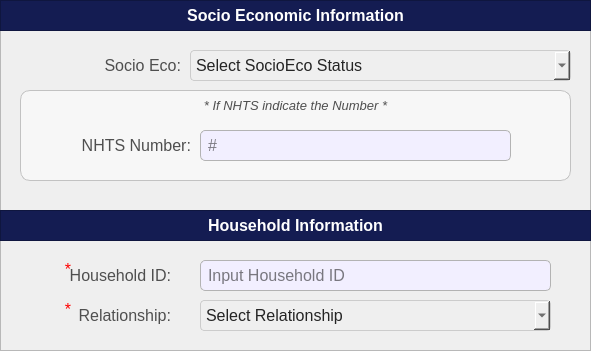
  <widget class="QFrame" name="basePopUpBodyFrame_2">
   <property name="geometry">
    <rect>
     <x>20</x>
     <y>60</y>
     <width>591</width>
     <height>351</height>
    </rect>
   </property>
   <property name="styleSheet">
    <string notr="true">#basePopUpBodyFrame_2 {
	background-color: rgb(247, 247, 247);
	border: 1px solid rgb(194, 194, 194);
	border-radius: 10px;
}</string>
   </property>
   <property name="frameShape">
    <enum>QFrame::Shape::StyledPanel</enum>
   </property>
   <property name="frameShadow">
    <enum>QFrame::Shadow::Raised</enum>
   </property>
   <widget class="QFrame" name="basePopUpTitleFrame_2">
    <property name="geometry">
     <rect>
      <x>0</x>
      <y>0</y>
      <width>591</width>
      <height>31</height>
     </rect>
    </property>
    <property name="styleSheet">
     <string notr="true">#basePopUpTitleFrame_2 {
	background-color: #141c52;
}</string>
    </property>
    <property name="frameShape">
     <enum>QFrame::Shape::StyledPanel</enum>
    </property>
    <property name="frameShadow">
     <enum>QFrame::Shadow::Raised</enum>
    </property>
    <widget class="QLabel" name="label_title">
     <property name="geometry">
      <rect>
       <x>0</x>
       <y>0</y>
       <width>591</width>
       <height>31</height>
      </rect>
     </property>
     <property name="font">
      <font>
       <family>Arial</family>
       <pointsize>12</pointsize>
       <bold>true</bold>
      </font>
     </property>
     <property name="styleSheet">
      <string notr="true">#label_title{
	background-color:transparent;
	color: rgb(255, 255, 255);
}</string>
     </property>
     <property name="text">
      <string>Socio Economic Information</string>
     </property>
     <property name="alignment">
      <set>Qt::AlignmentFlag::AlignCenter</set>
     </property>
    </widget>
   </widget>
   <widget class="QComboBox" name="register_citizen_comboBox_SocEcoStat">
    <property name="geometry">
     <rect>
      <x>190</x>
      <y>50</y>
      <width>381</width>
      <height>31</height>
     </rect>
    </property>
    <property name="font">
     <font>
      <family>Arial</family>
      <pointsize>12</pointsize>
     </font>
    </property>
    <property name="styleSheet">
     <string notr="true">#register_citizen_comboBox_SocEcoStat{
	background-color: rgb(239, 239, 239); /* Correct property name */
    color: #242424; /* Set text color to black for better contrast */
    border: 1px solid #ccc; /* Optional: Add a light border */
    padding: 5px; /* Optional: Add some padding */
    border-radius: 4px; /* Optional: Rounded corners */
}</string>
    </property>
    <property name="placeholderText">
     <string>Select SocioEco Status</string>
    </property>
    <property name="duplicatesEnabled">
     <bool>false</bool>
    </property>
    <item>
     <property name="text">
      <string>NHTS 4Ps</string>
     </property>
    </item>
    <item>
     <property name="text">
      <string>NHTS Non-4Ps</string>
     </property>
    </item>
    <item>
     <property name="text">
      <string>Non-NHTS</string>
     </property>
    </item>
   </widget>
   <widget class="QLabel" name="register_citizen_labelSocEcoStat">
    <property name="geometry">
     <rect>
      <x>30</x>
      <y>50</y>
      <width>151</width>
      <height>31</height>
     </rect>
    </property>
    <property name="font">
     <font>
      <family>Arial</family>
      <pointsize>12</pointsize>
     </font>
    </property>
    <property name="styleSheet">
     <string notr="true">#register_citizen_labelSocEcoStat {
	background-color: transparent;
	color: #4f4f4f;
}
</string>
    </property>
    <property name="text">
     <string>Socio Eco:</string>
    </property>
    <property name="alignment">
     <set>Qt::AlignmentFlag::AlignRight|Qt::AlignmentFlag::AlignTrailing|Qt::AlignmentFlag::AlignVCenter</set>
    </property>
   </widget>
   <widget class="QFrame" name="basePopUpBodyFrame_4">
    <property name="geometry">
     <rect>
      <x>20</x>
      <y>90</y>
      <width>551</width>
      <height>91</height>
     </rect>
    </property>
    <property name="styleSheet">
     <string notr="true">#basePopUpBodyFrame_4 {
	background-color: rgb(247, 247, 247);
	border: 1px solid rgb(194, 194, 194);
	border-radius: 10px;
}</string>
    </property>
    <property name="frameShape">
     <enum>QFrame::Shape::StyledPanel</enum>
    </property>
    <property name="frameShadow">
     <enum>QFrame::Shadow::Raised</enum>
    </property>
    <widget class="QLabel" name="labelNote_3">
     <property name="geometry">
      <rect>
       <x>0</x>
       <y>0</y>
       <width>551</width>
       <height>31</height>
      </rect>
     </property>
     <property name="font">
      <font>
       <family>Arial</family>
       <pointsize>10</pointsize>
       <italic>true</italic>
       <bold>false</bold>
      </font>
     </property>
     <property name="styleSheet">
      <string notr="true">#labelNote_3 {
	background-color: transparent;
	color: #4f4f4f;
}
</string>
     </property>
     <property name="text">
      <string>* If NHTS indicate the Number *</string>
     </property>
     <property name="alignment">
      <set>Qt::AlignmentFlag::AlignCenter</set>
     </property>
    </widget>
    <widget class="QLabel" name="register_citizen_labelNHTSNum">
     <property name="geometry">
      <rect>
       <x>10</x>
       <y>40</y>
       <width>161</width>
       <height>31</height>
      </rect>
     </property>
     <property name="font">
      <font>
       <family>Arial</family>
       <pointsize>12</pointsize>
       <bold>false</bold>
      </font>
     </property>
     <property name="styleSheet">
      <string notr="true">#register_citizen_labelNHTSNum {
	background-color: transparent;
	color: #4f4f4f;
}
</string>
     </property>
     <property name="text">
      <string>NHTS Number:</string>
     </property>
     <property name="alignment">
      <set>Qt::AlignmentFlag::AlignRight|Qt::AlignmentFlag::AlignTrailing|Qt::AlignmentFlag::AlignVCenter</set>
     </property>
    </widget>
    <widget class="QLineEdit" name="register_citizen_NHTSNum">
     <property name="geometry">
      <rect>
       <x>180</x>
       <y>40</y>
       <width>311</width>
       <height>31</height>
      </rect>
     </property>
     <property name="font">
      <font>
       <family>Arial</family>
       <pointsize>12</pointsize>
      </font>
     </property>
     <property name="styleSheet">
      <string notr="true">#register_citizen_NHTSNum{
	border: 1px solid #b3b3b3;  /* Black border */
    border-radius: 5px;        /* Rounded corners */
    padding: 5px;               /* Inner spacing */
    background-color: #f2efff;  /* Gray background */
    color: #000000; 
}

</string>
     </property>
     <property name="text">
      <string/>
     </property>
     <property name="maxLength">
      <number>30</number>
     </property>
     <property name="placeholderText">
      <string>#</string>
     </property>
    </widget>
   </widget>
   <widget class="QFrame" name="basePopUpTitleFrame_4">
    <property name="geometry">
     <rect>
      <x>0</x>
      <y>210</y>
      <width>591</width>
      <height>31</height>
     </rect>
    </property>
    <property name="styleSheet">
     <string notr="true">#basePopUpTitleFrame_4 {
	background-color: #141c52;
}</string>
    </property>
    <property name="frameShape">
     <enum>QFrame::Shape::StyledPanel</enum>
    </property>
    <property name="frameShadow">
     <enum>QFrame::Shadow::Raised</enum>
    </property>
    <widget class="QLabel" name="label_title_2">
     <property name="geometry">
      <rect>
       <x>0</x>
       <y>0</y>
       <width>591</width>
       <height>31</height>
      </rect>
     </property>
     <property name="font">
      <font>
       <family>Arial</family>
       <pointsize>12</pointsize>
       <bold>true</bold>
      </font>
     </property>
     <property name="styleSheet">
      <string notr="true">#label_title_2{
	background-color:transparent;
	color: rgb(255, 255, 255);
}</string>
     </property>
     <property name="text">
      <string>Household Information</string>
     </property>
     <property name="alignment">
      <set>Qt::AlignmentFlag::AlignCenter</set>
     </property>
    </widget>
   </widget>
   <widget class="QLabel" name="register_citizen_labelHouseholdID">
    <property name="geometry">
     <rect>
      <x>40</x>
      <y>260</y>
      <width>131</width>
      <height>31</height>
     </rect>
    </property>
    <property name="font">
     <font>
      <family>Arial</family>
      <pointsize>12</pointsize>
     </font>
    </property>
    <property name="styleSheet">
     <string notr="true">#register_citizen_labelHouseholdID {
	background-color: transparent;
	color: #4f4f4f;
}
</string>
    </property>
    <property name="text">
     <string>Household ID:</string>
    </property>
    <property name="alignment">
     <set>Qt::AlignmentFlag::AlignRight|Qt::AlignmentFlag::AlignTrailing|Qt::AlignmentFlag::AlignVCenter</set>
    </property>
   </widget>
   <widget class="QLineEdit" name="register_citizen_HouseholdID">
    <property name="geometry">
     <rect>
      <x>200</x>
      <y>260</y>
      <width>351</width>
      <height>31</height>
     </rect>
    </property>
    <property name="font">
     <font>
      <family>Arial</family>
      <pointsize>12</pointsize>
     </font>
    </property>
    <property name="styleSheet">
     <string notr="true">#register_citizen_HouseholdID{
	border: 1px solid #b3b3b3;  /* Black border */
    border-radius: 5px;        /* Rounded corners */
    padding: 5px;               /* Inner spacing */
    background-color: #f2efff;  /* Gray background */
    color: #000000; 
}

</string>
    </property>
    <property name="text">
     <string/>
    </property>
    <property name="maxLength">
     <number>30</number>
    </property>
    <property name="placeholderText">
     <string>Input Household ID</string>
    </property>
   </widget>
   <widget class="QComboBox" name="register_citizen_comboBox_Relationship">
    <property name="geometry">
     <rect>
      <x>200</x>
      <y>300</y>
      <width>351</width>
      <height>31</height>
     </rect>
    </property>
    <property name="font">
     <font>
      <family>Arial</family>
      <pointsize>12</pointsize>
     </font>
    </property>
    <property name="styleSheet">
     <string notr="true">#register_citizen_comboBox_Relationship{
	background-color: rgb(239, 239, 239); /* Correct property name */
    color: #242424; /* Set text color to black for better contrast */
    border: 1px solid #ccc; /* Optional: Add a light border */
    padding: 5px; /* Optional: Add some padding */
    border-radius: 4px; /* Optional: Rounded corners */
}</string>
    </property>
    <property name="placeholderText">
     <string>Select Relationship</string>
    </property>
    <property name="duplicatesEnabled">
     <bool>false</bool>
    </property>
   </widget>
   <widget class="QLabel" name="register_citizen_labelHouseholdRelationship">
    <property name="geometry">
     <rect>
      <x>40</x>
      <y>300</y>
      <width>131</width>
      <height>31</height>
     </rect>
    </property>
    <property name="font">
     <font>
      <family>Arial</family>
      <pointsize>12</pointsize>
     </font>
    </property>
    <property name="styleSheet">
     <string notr="true">#register_citizen_labelHouseholdRelationship {
	background-color: transparent;
	color: #4f4f4f;
}
</string>
    </property>
    <property name="text">
     <string>Relationship:</string>
    </property>
    <property name="alignment">
     <set>Qt::AlignmentFlag::AlignRight|Qt::AlignmentFlag::AlignTrailing|Qt::AlignmentFlag::AlignVCenter</set>
    </property>
   </widget>
   <widget class="QLabel" name="label_req_8">
    <property name="geometry">
     <rect>
      <x>60</x>
      <y>260</y>
      <width>16</width>
      <height>20</height>
     </rect>
    </property>
    <property name="font">
     <font>
      <family>Arial</family>
      <pointsize>12</pointsize>
      <bold>false</bold>
     </font>
    </property>
    <property name="styleSheet">
     <string notr="true">#label_req_8 {
	background-color: transparent;
	color: red;
}
</string>
    </property>
    <property name="text">
     <string>*</string>
    </property>
    <property name="alignment">
     <set>Qt::AlignmentFlag::AlignHCenter|Qt::AlignmentFlag::AlignTop</set>
    </property>
   </widget>
   <widget class="QLabel" name="label_req_9">
    <property name="geometry">
     <rect>
      <x>60</x>
      <y>300</y>
      <width>16</width>
      <height>20</height>
     </rect>
    </property>
    <property name="font">
     <font>
      <family>Arial</family>
      <pointsize>12</pointsize>
      <bold>false</bold>
     </font>
    </property>
    <property name="styleSheet">
     <string notr="true">#label_req_9 {
	background-color: transparent;
	color: red;
}
</string>
    </property>
    <property name="text">
     <string>*</string>
    </property>
    <property name="alignment">
     <set>Qt::AlignmentFlag::AlignHCenter|Qt::AlignmentFlag::AlignTop</set>
    </property>
   </widget>
  </widget>
